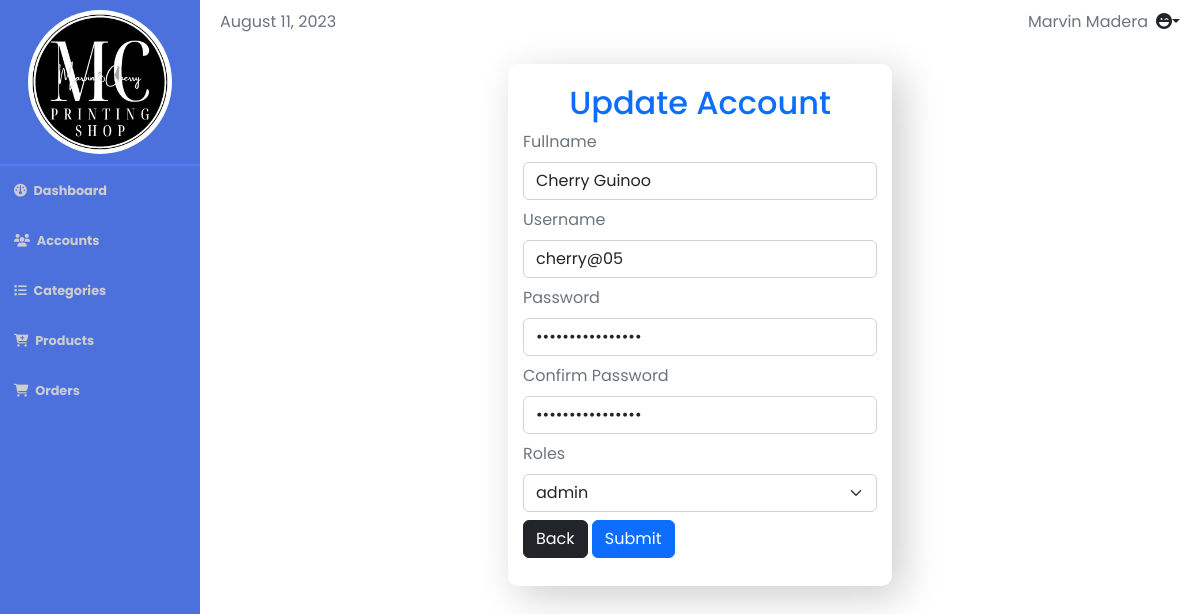
/edit_acc.php?id=55 (signed in), run on the app's committed database.
### tables this page shows
CREATE TABLE `account` (
  `id` int(11) NOT NULL,
  `fullname` varchar(100) NOT NULL,
  `username` varchar(50) NOT NULL,
  `password` varchar(50) NOT NULL,
  `role` varchar(10) NOT NULL,
  `date_added` varchar(50) NOT NULL,
  `date_edited` varchar(50) NOT NULL,
  `date_retrieved` varchar(50) NOT NULL
);

### functions.php (called while the page is built, shortened)
<?php
include "config.php";
function fetch_account_by_id($tb_name, $id)
{
    global $mysqli;
    $sql = "SELECT * FROM `$tb_name` WHERE `id` = '$id'";
    $result = $mysqli->query($sql);
    return $result;
}

### edit_acc.php (the view, shortened to what this page needs)
<?php
include "config.php";
include "functions.php";
$result = fetch_account_by_id("account", $_GET['id']);
$passwordError = "";
$fullnameError = "";
$usernameError = "";
$roleError = "";
?>
<!DOCTYPE html>
<html lang="en">
<head>
    <?php include "header.php"; ?>
    <link rel="stylesheet" href="css/accounts.css?v=<?= time() ?>">
    <link rel="stylesheet" href="css/dashboard.css?v=<?= time() ?>">
</head>
<body>
    <?php include "admin_navbar.php"; ?>
    <main class="main-content">
        <div class="insert-container">
            <h2 class="text-primary text-center">Update Account</h2>
            <form action="<?php htmlspecialchars($_SERVER["PHP_SELF"]); ?>" method="POST">
                <?php
                while ($row = $result->fetch_assoc()) {
                ?>
                    <div class="mb-2">
                        <label class="form-label text-secondary">Fullname</label>
                        <input type="text" name="fullname" id="fullname" class="form-control
                        <?php if ($fullnameError) {echo $fullnameError;} ?>" autocomplete="off" value="<?= $row['fullname'] ?>">
                    </div>
                    <div class="mb-2">
                        <label class="form-label text-secondary">Username</label>
                        <input type="text" name="username" id="username" class="form-control <?php if ($usernameError) {echo $usernameError;} ?>" autocomplete="off" value="<?= $row['username'] ?>">
                    </div>
                    <div class="mb-2">
                        <label class="form-label text-secondary">Password</label>
                        <input type="password" name="password" id="password" class="form-control
                        <?php if ($passwordError) {echo $passwordError;} ?>" autocomplete="off" value="<?= $row['password'] ?>">
                    </div>
                    <div class="mb-2">
                        <label class="form-label text-secondary">Confirm Password</label>
                        <input type="password" name="confirmPassword" id="confirmPassword" class="form-control<?php if ($passwordError) { echo $passwordError;} ?>" autocomplete="off" value="<?= $row['password'] ?>">
                    </div>
                    <div class="mb-2">
                        <label class="form-label text-secondary">Roles</label>
                        <select class="form-select <?php if ($roleError) {echo $roleError;} ?> " aria-label="Default select example" name="role" id="role">
                            <option value="<?= $row['role'] ?>"><?= $row['role'] ?></option>
                        </select>
                    </div>
                    <div class="mb-2">
                        <a href="account.php" class="btn btn-dark">Back</a>
                        <button type="submit" class="btn btn-primary" name="editBtn">Submit</button>
                    </div>
                <?php
                }
                ?>
            </form>
        </div>
    </main>
    <?php include "sidebar.php"; ?>
</body>
</html>

### css/accounts.css (style rules this page uses)
* { padding: 0; margin: 0; line-height: 1.5em; box-sizing: border-box; }
body { font-family: 'Poppins', sans-serif; }
.main-content { margin-left: 200px; padding: 20px; }
.insert-container { width: 40%; margin: 0 auto; box-shadow: 10px 10px 40px rgba(0,0,0, 0.2); padding: 20px 15px; border-radius: 10px; background-color: #fff; }

### css/dashboard.css (style rules this page uses)
* { padding: 0; margin: 0; line-height: 1.5em; box-sizing: border-box; }
body { font-family: 'Poppins', sans-serif; }

### data on the page
account: fullname "Cherry Guinoo", username "cherry@05", role "admin"

### other printed values
$_SESSION['username'] "Marvin Madera"
